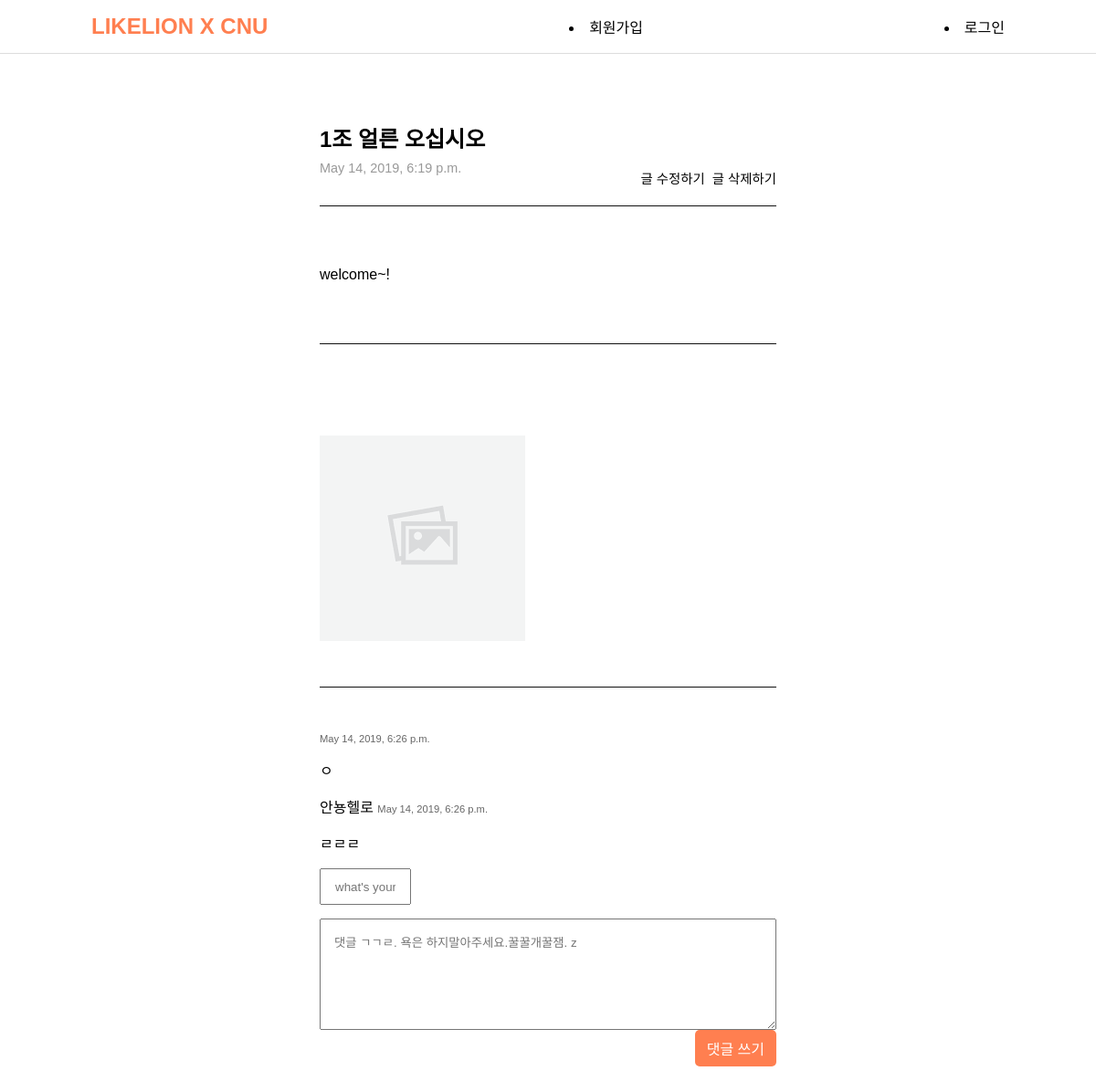
Page /read/23/ on the committed database.
### post/models.py (models this page shows, shortened)
class Post(models.Model):
    title = models.CharField(max_length=50)
    body = models.TextField()
    pub_date = models.DateTimeField("data published")
    image = models.ImageField(upload_to='images/', blank=True)

class Comment(models.Model):
    post = models.ForeignKey(Post, on_delete=models.CASCADE)
    username = models.CharField(max_length=50)
    body = models.TextField()
    pub_date = models.DateTimeField("data published")

### post/views.py (the view)
# urls.py: path('read/<int:post_id>/' , post.read,name="read"),
def read(request, post_id):
    post = get_object_or_404(Post, pk=post_id)
    return render(request, 'read.html', {'post' : post})

### post/templates/read.html (shortened to what this page needs)
dli{% extends 'base.html' %}
{% load staticfiles %}
{% block content %}
<div class="post-detail-container">
  <div class="post-read-header">
    <h2>{{ post.title }}</h2>
    <div>
      <span>{{ post.pub_date }}</span>
      <div class="post-read-action">
        <a href="{% url 'renew' post.id %}">글 수정하기</a>
        <button type="submit" form="post-delete">글 삭제하기</button>
      </div>
    </div>
  </div>
  <div class="post-read-body">
    <p>{{ post.body }}</p>
  </div>
  <div class="post-read-end">
    <span class="post-read-img">
      {% if post.image %}
      <img src="{{ post.image.url }}" alt="">
      {% else %}
      <img src="{% static 'no-image.png' %}" alt="">
      {% endif %}
    </span>
  </div>
  {% for comment in post.comment_set.all %}
    <div class="post-comment">
      <span>{{ comment.username }}</span>
      <span class="c-pub-date">{{ comment.pub_date }}</span>
      <p>{{ comment.body }}</p>
    </div>
  {% endfor %}
  <div class="post-comment-input">
    <form id="comment-form" action="{% url 'c_comment' post.id %}" method="post">
      <div class="c-input-container">
        <input type="text" name="comment_username" placeholder="what's your name?">
      </div>
      <textarea name="comment_body" id="comment-body" placeholder="댓글 ㄱㄱㄹ. 욕은 하지말아주세요.꿀꿀개꿀잼. z" rows="6"></textarea>
      <div class="c-input-container">
        <button class="comment-submit" form="comment-form" type="submit">댓글 쓰기</button>
      </div>
    </form>
  </div>
</div>
{% endblock %}

### longtimenosee/static/base.css (style rules this page uses)
* { font-family: 'Noto Sans KR', sans-serif; box-sizing: border-box; }
body, li, ul, nav, h1, h2, input, button { font-family: inherit; margin: 0; padding: 0; }
a { text-decoration: none; color: #000; }

### post/static/read.css (style rules this page uses)
.post-detail-container { margin: 0 250px; }
.post-read-header { border-bottom: 1px solid #111; padding: 20px 0; }
.post-read-header div { display: flex; justify-content: space-between; color: #999; margin-top: 8px; font-size: 0.9rem; }
.post-read-action a { margin-left: 8px; }
.post-read-action button { border: none; background-color: white; text-decoration: none; font-size: inherit; cursor: pointer; margin-left: 8px; }
.post-read-body { padding: 50px 0; margin-bottom: 50px; border-bottom: 1px solid #111; }
.post-read-end { padding: 50px 0; margin-bottom: 50px; border-bottom: 1px solid #111; }
.post-read-img img { max-height: 800px; max-width: 800px; }
#comment-form textarea { padding: 15px; width: 100%; }
.c-input-container { margin-bottom: 15px; }
.c-input-container input { padding: 15px; width: 100px; height: 40px; }
.c-pub-date { text-align: center; color: #666; font-size: 0.7rem; }
.comment-submit { display: block; float: right; padding: 8px 13px; font-size: 1rem; background-color: coral; border: none; color: white; border-radius: 5px; }

### rows in the picture
Post: title "1조 얼른 오십시오", pub_date "May 14, 2019, 6:19 p.m.", body "welcome~!"
Comment: pub_date "May 14, 2019, 6:26 p.m.", body "ㅇ"
Comment: username "안뇽헬로", pub_date "May 14, 2019, 6:26 p.m.", body "ㄹㄹㄹ"
